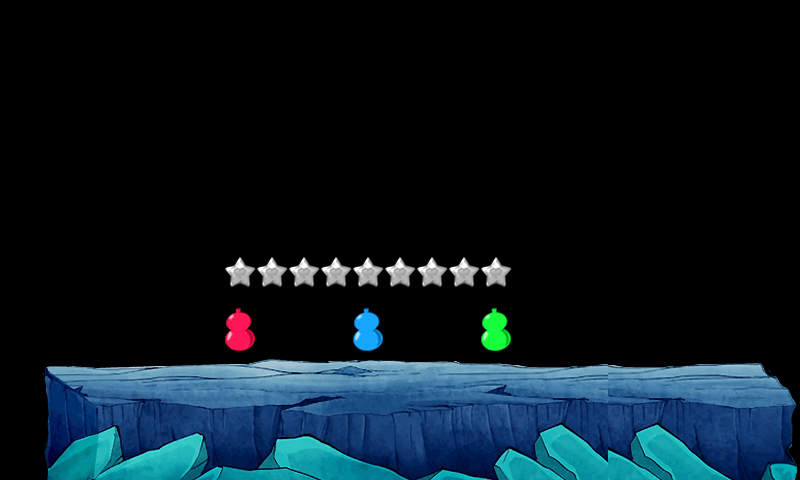

A level layout from a 2D game, rendered from its tile map. Below: a short description, then the map file with tile-grid data replaced by summaries:
An orthogonal 25x15 tile map with 32x32 px tiles, 2 tile layers (root, jewel), 1 hidden layer not drawn, 3 tilesets.

<map version="1.0" tiledversion="1.1.4" orientation="orthogonal" renderorder="right-down" width="25" height="15" tilewidth="32" tileheight="32" infinite="0" nextobjectid="6">
 <tileset firstgid="1" name="tree" tilewidth="32" tileheight="32" tilecount="6" columns="2">
  <image source="stone.png" width="64" height="96" />
  <tile id="0">
   <properties>
    <property name="rootX" value="1" />
    <property name="rootY" value="0" />
   </properties>
  </tile>
  <tile id="1">
   <properties>
    <property name="rootX" value="1" />
    <property name="rootY" value="0" />
   </properties>
  </tile>
  <tile id="2">
   <properties>
    <property name="rootX" value="0" />
    <property name="rootY" value="0" />
   </properties>
  </tile>
  <tile id="4">
   <properties>
    <property name="rootX" value="0" />
    <property name="rootY" value="0" />
   </properties>
  </tile>
  <tile id="5">
   <properties>
    <property name="rootX" value="0" />
    <property name="rootY" value="0" />
   </properties>
  </tile>
 </tileset>
 <tileset firstgid="7" name="ground" tilewidth="32" tileheight="32" tilecount="84" columns="21">
  <image source="ground.png" width="672" height="149" />
  <tile id="0">
   <properties>
    <property name="rootX" value="-1" />
    <property name="rootY" value="0" />
   </properties>
  </tile>
  <tile id="1">
   <properties>
    <property name="rootX" value="-1" />
    <property name="rootY" value="0" />
   </properties>
  </tile>
  <tile id="2">
   <properties>
    <property name="rootX" value="-1" />
    <property name="rootY" value="0" />
   </properties>
  </tile>
  <tile id="3">
   <properties>
    <property name="rootX" value="-1" />
    <property name="rootY" value="0" />
   </properties>
  </tile>
  <tile id="4">
   <properties>
    <property name="rootX" value="-1" />
    <property name="rootY" value="0" />
   </properties>
  </tile>
  <tile id="5">
   <properties>
    <property name="rootX" value="-1" />
    <property name="rootY" value="0" />
   </properties>
  </tile>
  <tile id="6">
   <properties>
    <property name="rootX" value="-1" />
    <property name="rootY" value="0" />
   </properties>
  </tile>
  <tile id="7">
   <properties>
    <property name="rootX" value="-1" />
    <property name="rootY" value="0" />
   </properties>
  </tile>
  <tile id="8">
   <properties>
    <property name="rootX" value="-1" />
    <property name="rootY" value="0" />
   </properties>
  </tile>
  <tile id="9">
   <properties>
    <property name="rootX" value="-1" />
    <property name="rootY" value="0" />
   </properties>
  </tile>
  <tile id="10">
   <properties>
    <property name="rootX" value="-1" />
    <property name="rootY" value="0" />
   </properties>
  </tile>
  <tile id="11">
   <properties>
    <property name="rootX" value="-1" />
    <property name="rootY" value="0" />
   </properties>
  </tile>
  <tile id="12">
   <properties>
    <property name="rootX" value="-1" />
    <property name="rootY" value="0" />
   </properties>
  </tile>
  <tile id="13">
   <properties>
    <property name="rootX" value="-1" />
    <property name="rootY" value="0" />
   </properties>
  </tile>
  <tile id="14">
   <properties>
    <property name="rootX" value="-1" />
    <property name="rootY" value="0" />
   </properties>
  </tile>
  <tile id="15">
   <properties>
    <property name="rootX" value="-1" />
    <property name="rootY" value="0" />
   </properties>
  </tile>
  <tile id="16">
   <properties>
    <property name="rootX" value="-1" />
    <property name="rootY" value="0" />
   </properties>
  </tile>
  <tile id="17">
   <properties>
    <property name="rootX" value="-1" />
    <property name="rootY" value="0" />
   </properties>
  </tile>
  <tile id="18">
   <properties>
    <property name="rootX" value="-1" />
    <property name="rootY" value="0" />
   </properties>
  </tile>
  <tile id="19">
   <properties>
    <property name="rootX" value="-1" />
    <property name="rootY" value="0" />
   </properties>
  </tile>
  <tile id="20">
   <properties>
    <property name="rootX" value="-1" />
    <property name="rootY" value="0" />
   </properties>
  </tile>
 </tileset>
 <tileset firstgid="91" name="coin" tilewidth="32" tileheight="64" tilecount="6" columns="6">
  <image source="hulu.png" width="192" height="64" />
  <tile id="0">
   <properties>
    <property name="jewelType" value="1" />
   </properties>
  </tile>
  <tile id="1">
   <properties>
    <property name="jewelType" value="2" />
   </properties>
  </tile>
  <tile id="2">
   <properties>
    <property name="jewelType" value="3" />
   </properties>
  </tile>
  <tile id="3">
   <properties>
    <property name="jewelType" value="4" />
   </properties>
  </tile>
  <tile id="4">
   <properties>
    <property name="jewelType" value="5" />
   </properties>
  </tile>
  <tile id="5">
   <properties>
    <property name="jewelType" value="6" />
   </properties>
  </tile>
 </tileset>
 <layer name="root" width="25" height="15">
  <data>[375 cells, 96 non-empty, 84 distinct tile ids]</data>
 </layer>
 <layer name="tree" width="25" height="15" visible="0">
  <data>[375 cells, 6 non-empty, 4 distinct tile ids]</data>
 </layer>
 <layer name="jewel" width="25" height="15">
  <data>[375 cells, 12 non-empty, 4 distinct tile ids]</data>
 </layer>
</map>